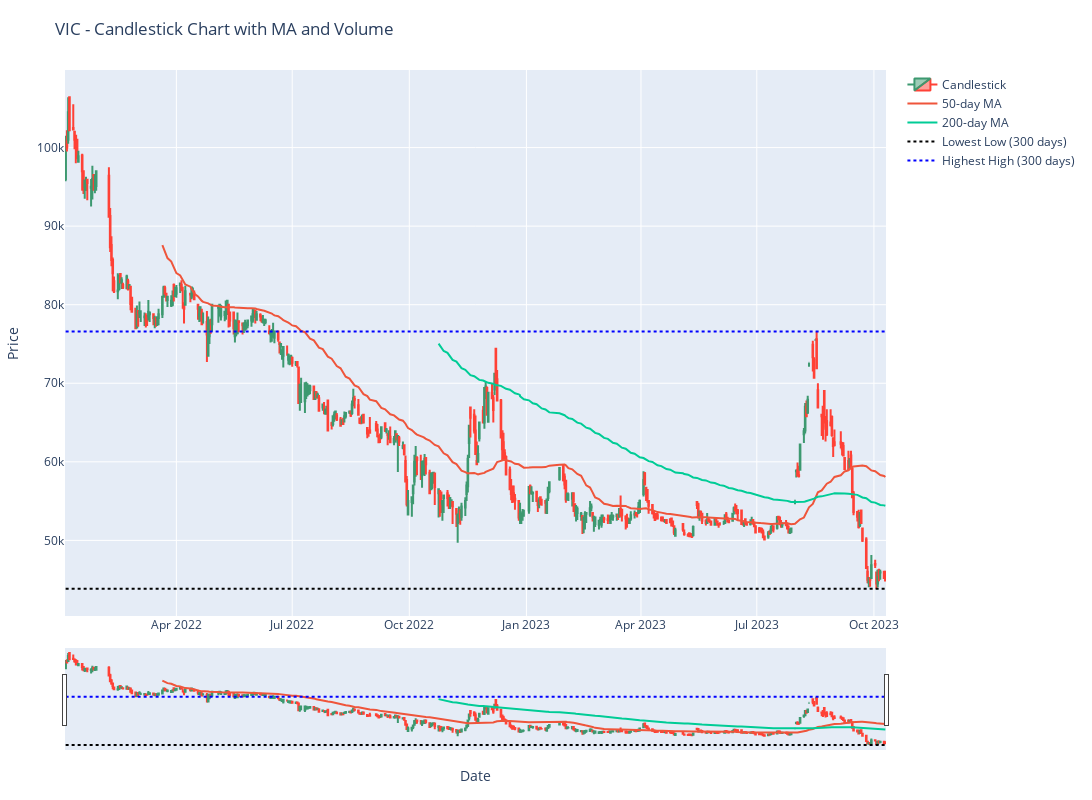

Write notebook code for a chart like this one.
### Code cell
from vnstock import * #import all functions, including functions that provide OHLC data for charting
from vnstock.chart import * # import chart functions
df = stock_historical_data("VIC", "2022-01-01", "2023-10-10", "1D", "stock")
fig = candlestick_chart(df, ma_periods=[50,200], show_volume=False, reference_period=300, figure_size=(15, 8), 
                        title='VIC - Candlestick Chart with MA and Volume', x_label='Date', y_label='Price', 
                        colors=('lightgray', 'gray'), reference_colors=('black', 'blue'))

fig.show()

### Figure 1 — Plotly figure (JSON) as saved in the notebook; plotly's stock layout.template omitted (floating-point values rounded to 4 significant figures; data arrays with more than 128 entries replaced by an {"elided": "..."} marker saying what was removed)
{"data": [{"close": {"elided": "441 int values"}, "high": {"elided": "441 int values"}, "low": {"elided": "441 int values"}, "name": "Candlestick", "open": {"elided": "441 int values"}, "type": "candlestick", "x": {"elided": "441 str values"}}, {"mode": "lines", "name": "50-day MA", "type": "scatter", "x": {"elided": "441 str values"}, "y": {"elided": "441 float values"}}, {"mode": "lines", "name": "200-day MA", "type": "scatter", "x": {"elided": "441 str values"}, "y": {"elided": "441 float values"}}, {"line": {"color": "black", "dash": "dot"}, "mode": "lines", "name": "Lowest Low (300 days)", "type": "scatter", "x": {"elided": "441 str values"}, "y": {"elided": "441 int values"}}, {"line": {"color": "blue", "dash": "dot"}, "mode": "lines", "name": "Highest High (300 days)", "type": "scatter", "x": {"elided": "441 str values"}, "y": {"elided": "441 int values"}}], "layout": {"height": 800, "margin": {"b": 50, "l": 50, "r": 50, "t": 70}, "title": {"text": "VIC - Candlestick Chart with MA and Volume"}, "width": 1500, "xaxis": {"rangeslider": {"visible": true}, "title": {"text": "Date"}}, "yaxis": {"title": {"text": "Price"}}, "yaxis2": {"overlaying": "y", "side": "right", "title": {"text": "Volume"}}}}
